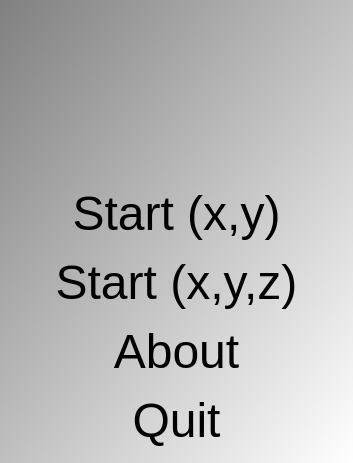
<?xml version="1.0" encoding="UTF-8"?>
<ui version="4.0">
 <class>QtToolTestApproximatorMenuDialog</class>
 <widget class="QDialog" name="QtToolTestApproximatorMenuDialog">
  <property name="geometry">
   <rect>
    <x>0</x>
    <y>0</y>
    <width>353</width>
    <height>463</height>
   </rect>
  </property>
  <property name="font">
   <font>
    <pointsize>20</pointsize>
   </font>
  </property>
  <property name="styleSheet">
   <string notr="true">QDialog { 
background-color: qlineargradient(x1: 0, y1: 0, x2: 1, y2: 1, stop: 0  #808080, stop: 1 #ffffff);
}
QPushButton { background-color: rgb(255, 255, 255);  }
QPushButton { color: rgb(0,0,0); }
QPushButton { font: 48px  }</string>
  </property>
  <layout class="QVBoxLayout" name="verticalLayout">
   <item>
    <widget class="QLabel" name="label">
     <property name="text">
      <string/>
     </property>
     <property name="pixmap">
      <pixmap resource="ToolTestApproximator.qrc">:/images/ToolTestApproximatorWelcome.png</pixmap>
     </property>
    </widget>
   </item>
   <item>
    <widget class="QPushButton" name="button_start_xy">
     <property name="text">
      <string>Start (x,y)</string>
     </property>
     <property name="flat">
      <bool>true</bool>
     </property>
    </widget>
   </item>
   <item>
    <widget class="QPushButton" name="button_start_xyz">
     <property name="text">
      <string>Start (x,y,z)</string>
     </property>
     <property name="flat">
      <bool>true</bool>
     </property>
    </widget>
   </item>
   <item>
    <widget class="QPushButton" name="button_about">
     <property name="text">
      <string>About</string>
     </property>
     <property name="flat">
      <bool>true</bool>
     </property>
    </widget>
   </item>
   <item>
    <widget class="QPushButton" name="button_quit">
     <property name="text">
      <string>Quit</string>
     </property>
     <property name="flat">
      <bool>true</bool>
     </property>
    </widget>
   </item>
  </layout>
 </widget>
 <tabstops>
  <tabstop>button_start_xy</tabstop>
  <tabstop>button_about</tabstop>
  <tabstop>button_quit</tabstop>
 </tabstops>
 <resources>
  <include location="ToolTestApproximator.qrc"/>
 </resources>
 <connections/>
</ui>
